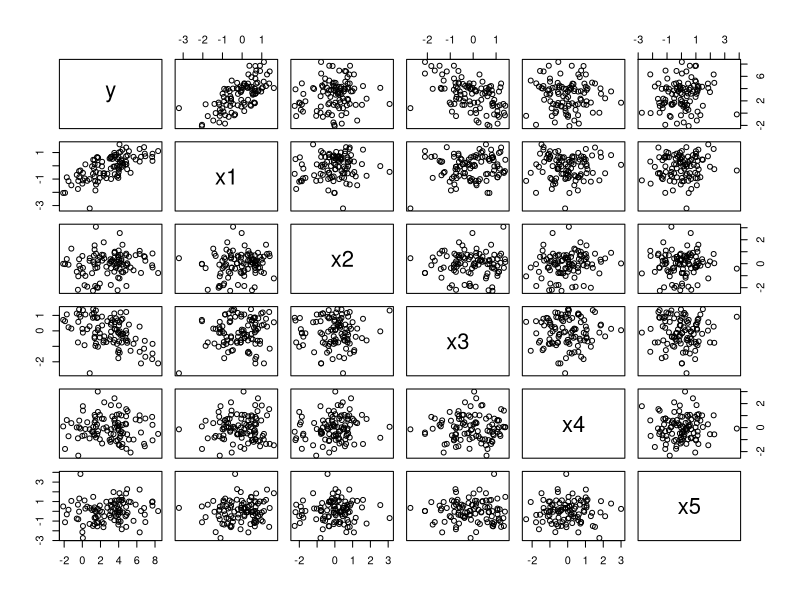
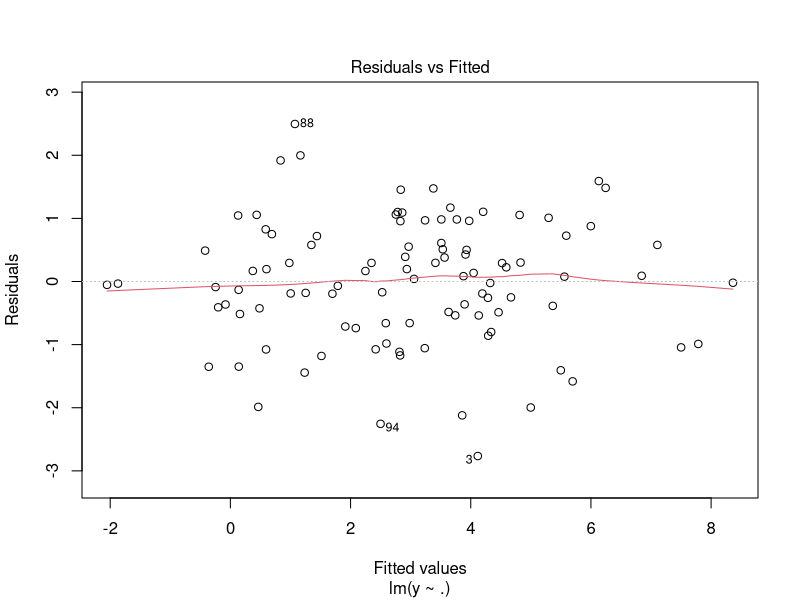
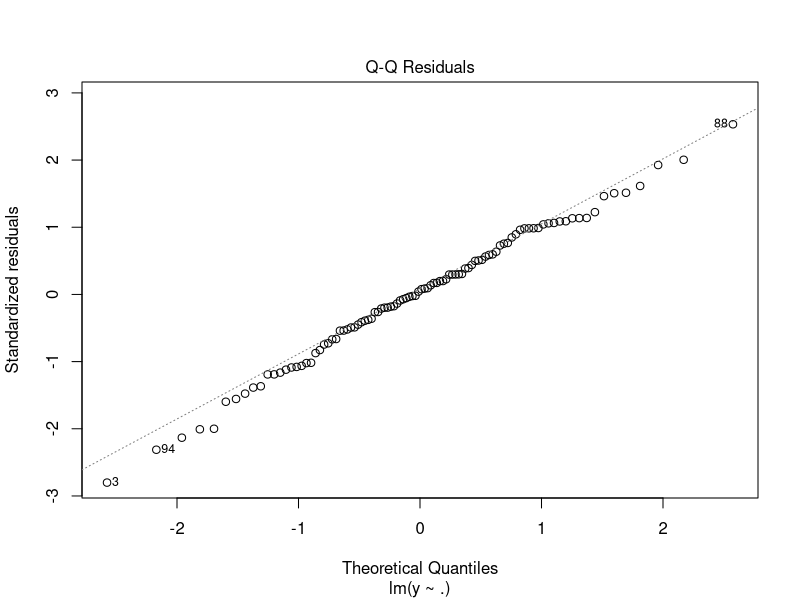
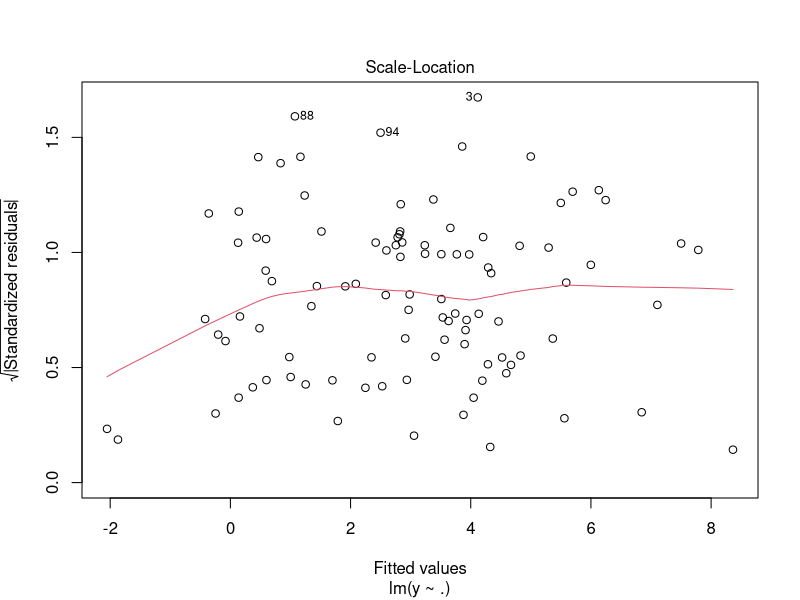
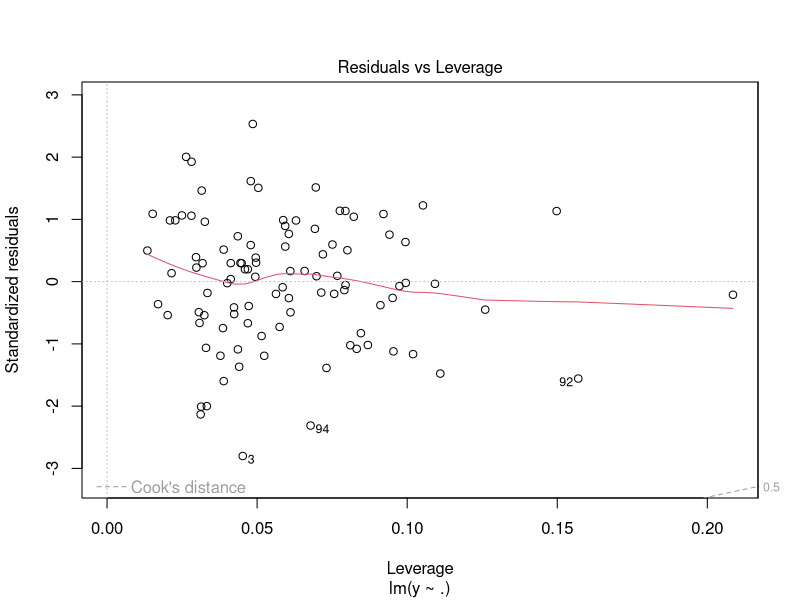
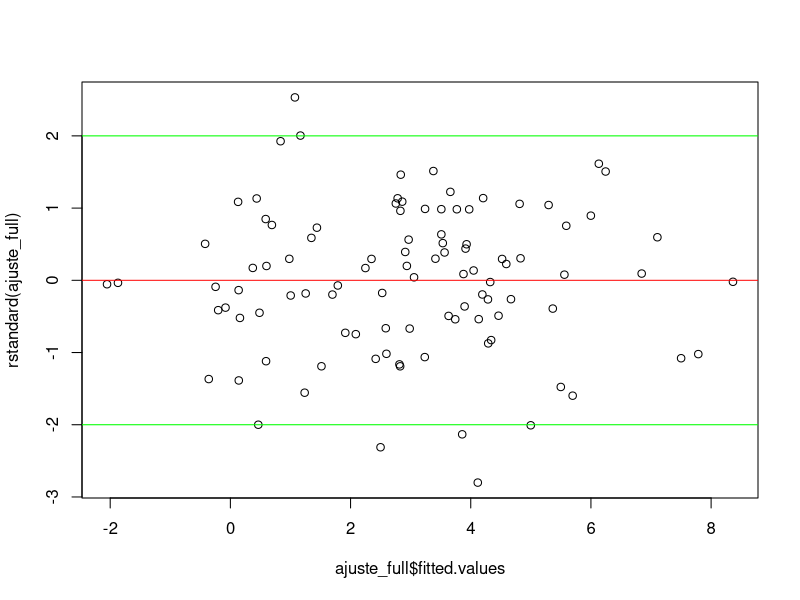
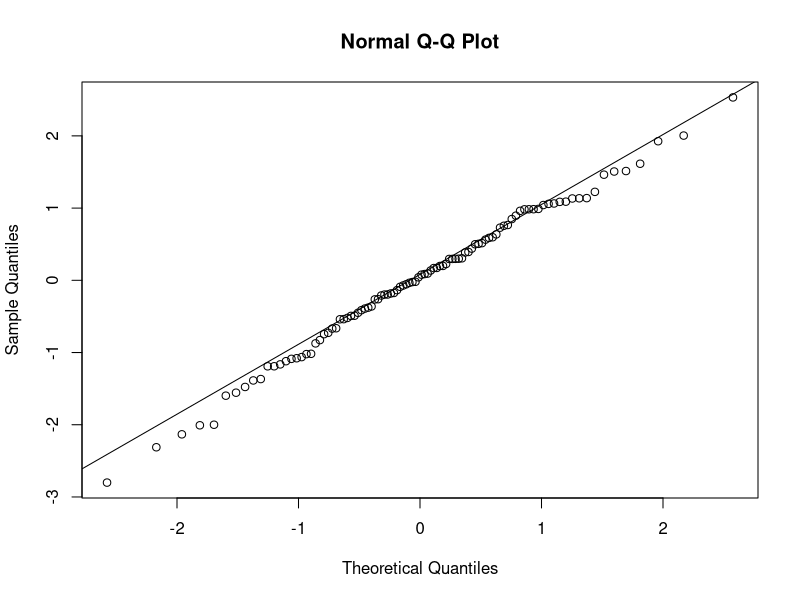

The R source for these figures, in order:
# Cargo librerias

library(MASS)
library(leaps)
library(caret)


# Simulación de datos
set.seed(121)
n <- 100
x1 <- rnorm(n)
x2 <- rnorm(n)
x3 <- rnorm(n)
x4 <- rnorm(n)
x5 <- rnorm(n)
y <- 3 + 2*x1 - 1.5*x3 + rnorm(n)
datos <- data.frame(y, x1, x2, x3, x4, x5)

# hacemos la regresion con el modelo completo

pairs(datos)
cor(datos)

# se observa que existe correlacion entre y-x1; y-x3
# no se observa correlacion entre "y" y las otras variables
# tampoco se observa multicolinealidad

ajuste_full<-lm(y~., data=datos)

summary(ajuste_full)

plot(ajuste_full)
1
2
3
4

plot(ajuste_full$fitted.values,rstandard(ajuste_full))
abline(0,0,col="red")
abline(-2,0,col="green")
abline(2,0,col="green")

#normalidad de los residuos
qqnorm(rstandard(ajuste_full))
qqline(rstandard(ajuste_full))

# Test de shapiro wilks para normalidad
# H_0: Los datos provienen de una distribución normal 
# H_a: Los datos no provienen de una distribución normal.
shapiro.test(rstandard(ajuste_full))

## puntos influyentes

# leverage
n<-nrow(datos)
p <- length(coef(ajuste_full)) 
leverage_umbral <- 2 * p / n

leverage<-hatvalues(ajuste_full)
alto.lev<-leverage[leverage>leverage_umbral]
alto.lev

# Distancia de cook
cooks_umbral <- qf(0.5,p,n-p)
cooks <- cooks.distance(ajuste_full)

alto.cook<-cooks[cooks>cooks_umbral]
alto.cook
######################################################
######################################################

# Eleccion de variables

# cantidad de variables

cant.var=length(ajuste_full$coefficients)-1
cant.var

# AIC

# Ajusto con solo el intercept
ajuste_nulo <- lm(y ~ 1, data = datos)

#Ajuste modelo completo
ajuste_full<-lm(y ~ ., data = datos)

# Para ver el proceso de entrada de la variable

step_model.Forw<-stepAIC(ajuste_nulo, 
                         scope = list(lower = ajuste_nulo, upper = ajuste_full),
                         direction = "forward")

# Si no quiero ver el proceso de entrada de la variable
step_model.Forw<-stepAIC(ajuste_nulo, 
                         scope = list(lower = ajuste_nulo, upper = ajuste_full),
                         direction = "forward",trace = FALSE)
summary(step_model.Forw)

## Back
step_model.Back <- stepAIC(ajuste_full, 
                           scope = list(lower = ajuste_nulo, upper = ajuste_full), 
                           direction = "backward", trace = FALSE)

summary(step_model.Back)

## Both
step_model.Both <- stepAIC(ajuste_full, 
                           scope = list(lower = ajuste_nulo, upper = ajuste_full), 
                           direction = "both", trace = FALSE)

summary(step_model.Back)

# Elijo un modelo
# Método backward

summary(step_model.Back)

# Método forward
summary(step_model.Forw)

# Método Both
summary(step_model.Both)

# Cualquier de los métodos arroja el mismo modelo.
